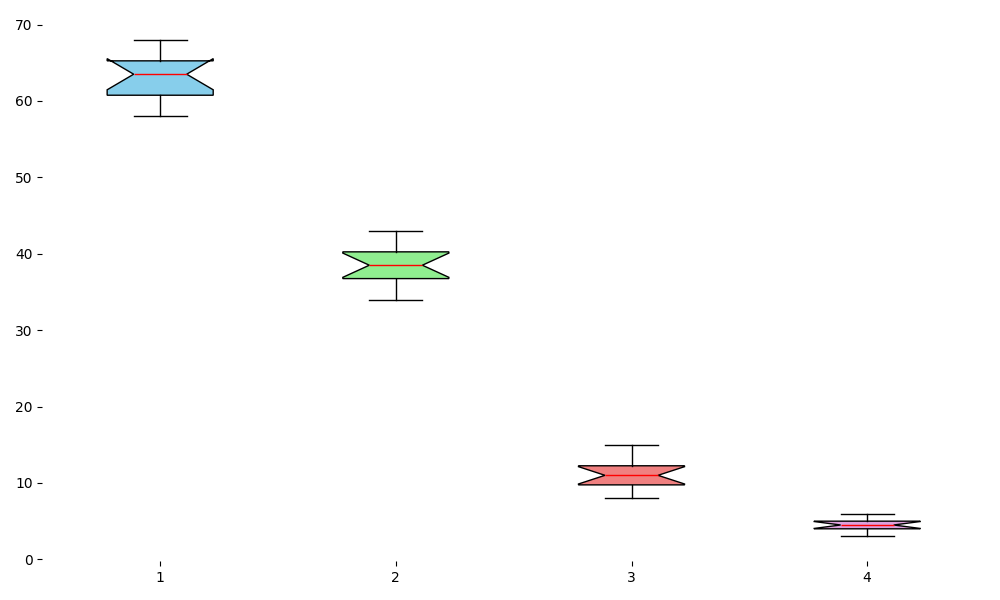

Here is the Python script that generated this plot:
import matplotlib.pyplot as plt

# Manually shuffled growth data within the original structure
growth_data = [
    [65, 60, 68, 67, 62, 61, 64, 58, 66, 63, 60, 65],  # Shuffled group 1
    [38, 39, 34, 42, 35, 39, 41, 36, 37, 40, 43, 38],  # Shuffled group 2
    [11, 10, 8, 14, 12, 10, 12, 15, 11, 9, 13, 9],     # Shuffled group 3
    [4, 5, 5, 3, 4, 6, 5, 4, 6, 3, 4, 5]               # Shuffled group 4
]

plt.figure(figsize=(10, 6))
box = plt.boxplot(growth_data, patch_artist=True, notch=True, medianprops={'color': 'red'})

colors = ['skyblue', 'lightgreen', 'lightcoral', 'plum']
for patch, color in zip(box['boxes'], colors):
    patch.set_facecolor(color)

plt.gca().spines['top'].set_visible(False)
plt.gca().spines['right'].set_visible(False)
plt.gca().spines['left'].set_visible(False)
plt.gca().spines['bottom'].set_visible(False)

plt.tight_layout()
plt.show()
